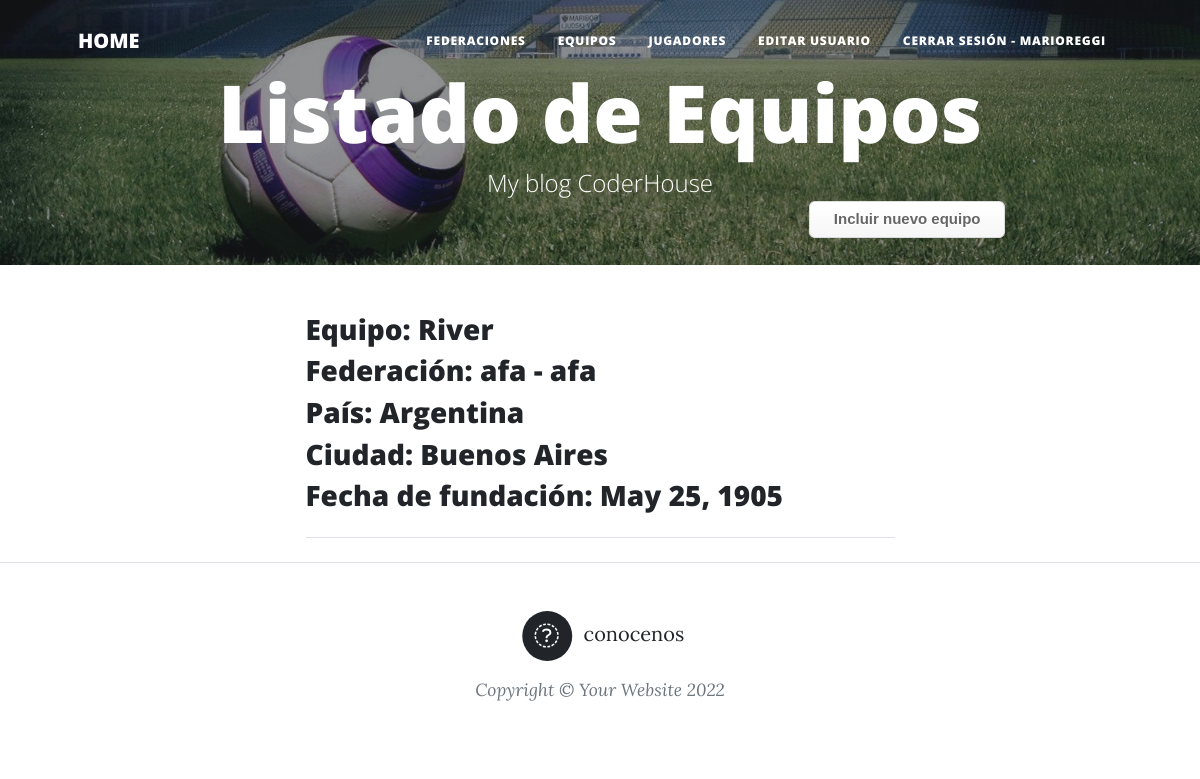
The app's page /teams (signed in) with its own data.
### teams/models.py (models this page shows, shortened)
class Team(models.Model):
    name = models.CharField(max_length=40)
    federation = models.ForeignKey(Federation,
                                    on_delete=models.CASCADE,
                                    null=False,
                                    blank=False)
    country = models.CharField(max_length=40)
    city = models.CharField(max_length=40)
    fundation_date = models.DateField()

### federations/models.py (models this page shows)
class Federation(models.Model):
    name = models.CharField(max_length=40)
    initials = models.CharField(max_length=40)
    official_website = models.CharField(max_length=40)
    image = models.ImageField(upload_to = "shields", null = True, blank= True)
    owner = models.ForeignKey(User, on_delete=models.CASCADE)
    def  __str__(self):
        return f"{self.initials} - {self.name}"

### teams/views.py (the view)
# urls.py: path('', include("teams.urls")),
def teams(request):
    teams = Team.objects.all()
    context_dict = {"teams": teams}
    return render(
        request = request,
        context = context_dict,
        template_name="teams/teams_list.html",
    )

### teams/templates/teams/teams_list.html (shortened to what this page needs)
{% extends "home/index.html" %}
{% load static %}
{% block my_blog_header %}
    <header class="masthead" style="background-image: url('/static/home/assets/img/TEAMS.jpg')">
        <div class="container position-relative px-4 px-lg-5">
            <div class="row gx-4 gx-lg-5 justify-content-center">
                <div class="col-md-15 col-lg-16 col-xl-14">
                    <div class="site-heading">
                        <h1>Listado de Equipos</h1>
                        <span class="subheading">My blog CoderHouse</span>
                    </div>
                </div>
            </div>
            <a class="button_custom" href="{% url 'teams:team-add' %}">Incluir nuevo equipo</a>
        </div>
    </header>
{% endblock %}
{% block my_blog_content %}
{% for team in teams %}
        <div class="post-preview">
            <h3 class="post-title">Equipo: {{ team.name }} </h3>
            <h3 class="post-subtitle">Federación: {{ team.federation }}</h3>
            <h3 class="post-subtitle">País: {{ team.country }}</h3>
            <h3 class="post-subtitle">Ciudad: {{ team.city }}</h3>
            <h3 class="post-subtitle">Fecha de fundación: {{ team.fundation_date }}</h3>
        </div>
        <hr class="my-4" />
    {% endfor %}
{% endblock %}

### home/templates/home/index.html (shortened to what this page needs)
<!DOCTYPE html>
<html lang="en">
    <head>
        {% load static %}
        <link href="{% static 'home/css/styles.css' %}" rel="stylesheet" />
    </head>
    <body>
        <nav class="navbar navbar-expand-lg navbar-light" id="mainNav">
            <div class="container px-4 px-lg-5">
                <a class="navbar-brand" href="{% url 'home:index' %}">HOME</a>
                <div class="collapse navbar-collapse" id="navbarResponsive">
                    <ul class="navbar-nav ms-auto py-4 py-lg-0">
                        <li class="nav-item"><a class="nav-link px-lg-3 py-3 py-lg-4" href="{% url 'federations:federations-list' %}">Federaciones</a></li>
                        <li class="nav-item"><a class="nav-link px-lg-3 py-3 py-lg-4" href="{% url 'teams:teams-list' %}">Equipos</a></li>
                        <li class="nav-item"><a class="nav-link px-lg-3 py-3 py-lg-4" href="{% url 'players:players-list' %}">Jugadores</a></li>
                        {% if user.is_authenticated %}
                        <li class="nav-item"><a class="nav-link px-lg-3 py-3 py-lg-4" href="{% url 'home:user-update' %}">Editar usuario</a></li>
                        <li class="nav-item"><a class="nav-link px-lg-3 py-3 py-lg-4" href="{% url 'logout' %}">Cerrar Sesión - {{ user.username }}</a></li>
                        {% else %}
                        <li class="nav-item"><a class="nav-link px-lg-3 py-3 py-lg-4" href="{% url 'login' %}">Iniciar Sesión</a></li>
                        {% endif %}
                    </ul>
                </div>
            </div>
        </nav>
        {% block my_blog_header %}{% endblock %}
        <div class="container px-4 px-lg-5">
            <div class="row gx-4 gx-lg-5 justify-content-center">
                <div class="col-md-10 col-lg-8 col-xl-7">
                    {% block my_blog_content %}{% endblock %}
                </div>
            </div>
        </div>
        <footer class="border-top">
            <div class="container px-4 px-lg-5">
                <div class="row gx-4 gx-lg-5 justify-content-center">
                    <div class="col-md-10 col-lg-8 col-xl-7">
                        <ul class="list-inline text-center">
                            <li class="list-inline-item">
                                <a href="{% url 'home:about' %}">
                                    <span class="fa-stack fa-lg">
                                        <i class="fas fa-circle fa-stack-2x"></i>
                                        <i class="fab fa-info fa-stack-1x fa-inverse"></i>
                                    </span>
                                    conocenos
                                </a>
                            </li>
                        </ul>
                        <div class="small text-center text-muted fst-italic">Copyright &copy; Your Website 2022</div>
                    </div>
                </div>
            </div>
        </footer>
    </body>
</html>

### records on screen
Team: name "River", federation "afa - afa", country "Argentina", city "Buenos Aires", fundation_date "May 25, 1905"

### other values on screen
{{ user.username }} "MARIOREGGI"
